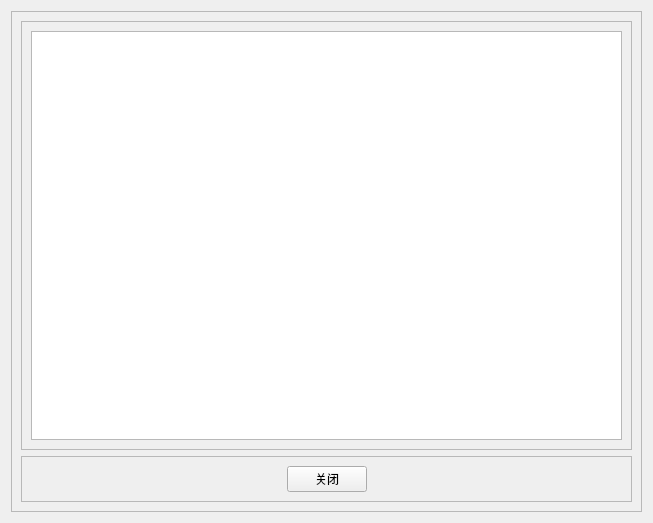
<?xml version="1.0" encoding="UTF-8"?>
<ui version="4.0">
 <class>view::Order::ManagerCheck</class>
 <widget class="QWidget" name="view::Order::ManagerCheck">
  <property name="geometry">
   <rect>
    <x>0</x>
    <y>0</y>
    <width>653</width>
    <height>523</height>
   </rect>
  </property>
  <property name="windowTitle">
   <string>ManagerCheck</string>
  </property>
  <layout class="QVBoxLayout" name="verticalLayout">
   <item>
    <widget class="QFrame" name="frame">
     <property name="frameShape">
      <enum>QFrame::Shape::StyledPanel</enum>
     </property>
     <property name="frameShadow">
      <enum>QFrame::Shadow::Raised</enum>
     </property>
     <layout class="QVBoxLayout" name="verticalLayout_3">
      <item>
       <widget class="QFrame" name="frame_4">
        <property name="frameShape">
         <enum>QFrame::Shape::StyledPanel</enum>
        </property>
        <property name="frameShadow">
         <enum>QFrame::Shadow::Raised</enum>
        </property>
        <layout class="QVBoxLayout" name="verticalLayout_2">
         <item>
          <widget class="QTableView" name="CheckTableView"/>
         </item>
        </layout>
       </widget>
      </item>
      <item>
       <widget class="QFrame" name="frame_3">
        <property name="sizePolicy">
         <sizepolicy hsizetype="Preferred" vsizetype="Minimum">
          <horstretch>0</horstretch>
          <verstretch>0</verstretch>
         </sizepolicy>
        </property>
        <property name="minimumSize">
         <size>
          <width>0</width>
          <height>30</height>
         </size>
        </property>
        <property name="frameShape">
         <enum>QFrame::Shape::StyledPanel</enum>
        </property>
        <property name="frameShadow">
         <enum>QFrame::Shadow::Raised</enum>
        </property>
        <layout class="QHBoxLayout" name="horizontalLayout">
         <item>
          <spacer name="horizontalSpacer">
           <property name="orientation">
            <enum>Qt::Orientation::Horizontal</enum>
           </property>
           <property name="sizeHint" stdset="0">
            <size>
             <width>40</width>
             <height>20</height>
            </size>
           </property>
          </spacer>
         </item>
         <item>
          <widget class="QPushButton" name="btnClose">
           <property name="text">
            <string>关闭</string>
           </property>
          </widget>
         </item>
         <item>
          <spacer name="horizontalSpacer_2">
           <property name="orientation">
            <enum>Qt::Orientation::Horizontal</enum>
           </property>
           <property name="sizeHint" stdset="0">
            <size>
             <width>40</width>
             <height>20</height>
            </size>
           </property>
          </spacer>
         </item>
        </layout>
       </widget>
      </item>
     </layout>
    </widget>
   </item>
  </layout>
 </widget>
 <resources/>
 <connections>
  <connection>
   <sender>btnClose</sender>
   <signal>clicked()</signal>
   <receiver>view::Order::ManagerCheck</receiver>
   <slot>on_btnClose_clicked()</slot>
   <hints>
    <hint type="sourcelabel">
     <x>327</x>
     <y>474</y>
    </hint>
    <hint type="destinationlabel">
     <x>331</x>
     <y>592</y>
    </hint>
   </hints>
  </connection>
 </connections>
 <slots>
  <slot>on_btnClose_clicked()</slot>
 </slots>
</ui>
